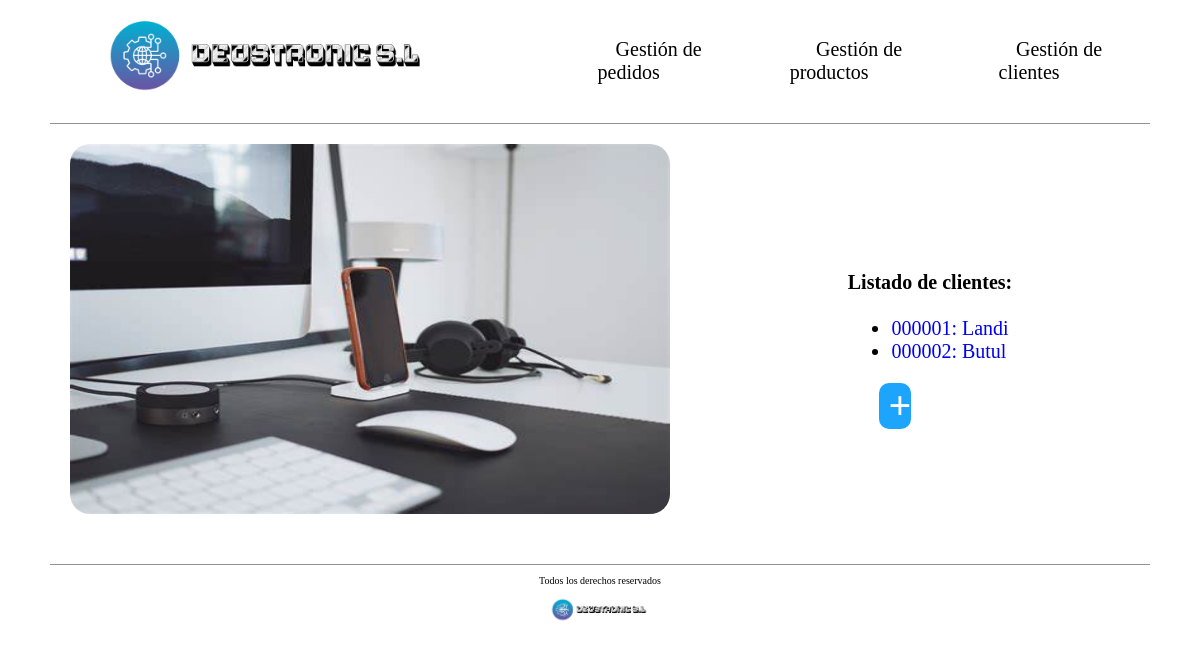
The page /empresaDjango/cliente/ on the database as committed earlier.
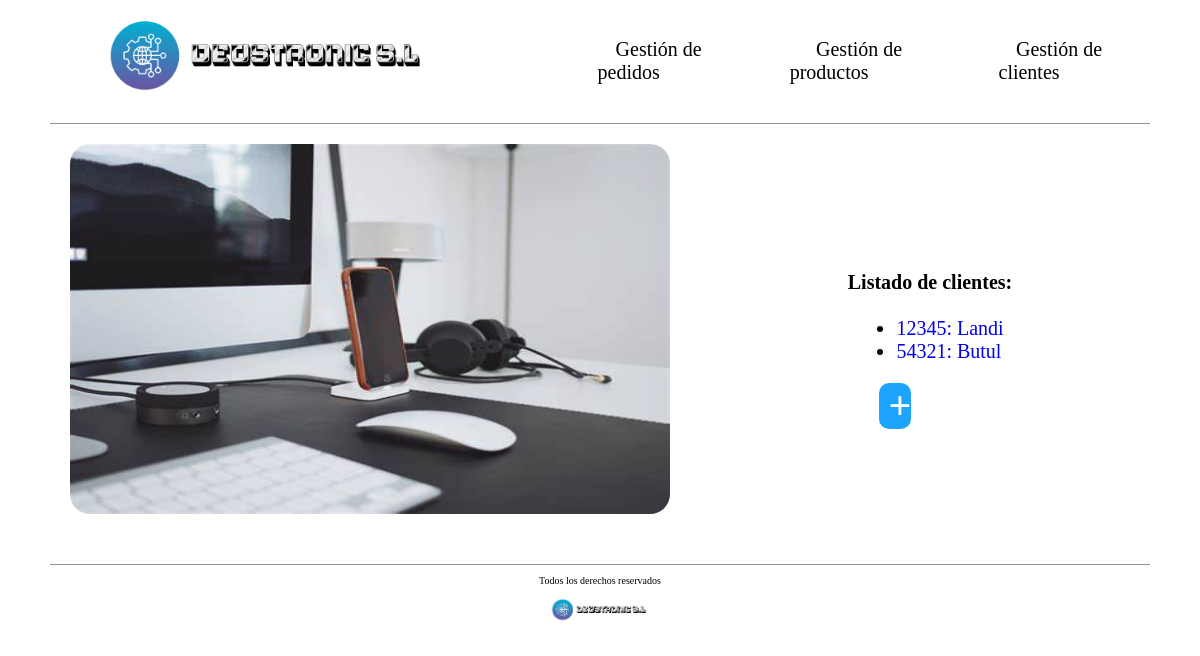
The same page on the database as committed later.
### empresaDjango/models.py (models this page shows, shortened)
class Cliente(models.Model):
    cif = models.CharField(max_length=10)
    nombre_empresa = models.CharField(max_length=10)
    direccion = models.CharField(max_length=50)
    contacto = models.CharField(max_length=10)

### empresaDjango/views.py (the view)
# urls.py: path('cliente/', views.index_cliente, name='index_cli'),
def index_cliente(request):
    clientes = Cliente.objects.all()
    return render(request, 'index_cliente.html', {'listado_clientes' : clientes})

### empresaDjango/templates/index_cliente.html (shortened to what this page needs)
{% load static %}
<!DOCTYPE html>
<html lang="es">
<head>
    <link rel="stylesheet" href="{% static 'css/styles.css'%}" />
    <link rel="stylesheet" href="{% static 'css/normalize.css'%}" />
</head>
<body>
    <header>
        <div class="navegacion">
            <nav class="nav-principal">
                <a href="{% url 'index_ped' %}">
                  <img src="{% static 'images/DEUSTRONIC.png' %}" alt="Logo Tienda" />
                </a>
                <ul class="elementos-navegacion">
                  <li>
                    <a href="{% url 'index_ped' %}">Gestión de pedidos</a>
                  </li>
                  <li>
                    <a href="{% url 'index_pro' %}">Gestión de productos</a>
                  </li>
                  <li>
                    <a href="{% url 'index_cli' %}"> Gestión de clientes</a>
                  </li>
                </ul>
            </nav>
        </div>
    </header>
    <main>
        <div class="contenedor-principal-index">
            <div class="parte-izquierda">
                <img src="{% static 'images/Escritorio.jpeg'%}" alt="Foto con artículos tecnológicos en un escritorio" />
            </div>
            <div class="parte-derecha">
            <h1>Listado de clientes:</h1>
                <ul>
                    {% for c in listado_clientes %}
                    <li class="listados">
                        <a href="{% url 'detail_cli' c.cif %}">
                        {{ c.cif }}: {{ c.nombre_empresa }}
                        </a>
                    </li>
                    {% endfor %}
                </ul>
                <div class="boton_crear">
                    <a  href="{% url 'cliente_create' %}"> + </a>
                </div>
            </div>
        </div>
     </main>
    <footer>
        <div class="contenido-footer">
            <p class="copyright">Todos los derechos reservados</p>
            <img src="{% static 'images/DEUSTRONIC.png'%}" alt="Logo Tienda" />
        </div>
    </footer>
</body>
</html>

Rows that differ between the two databases and show on the page:
changed Cliente "Landi": cif "000001" → "12345"
changed Cliente "Butul": cif "000002" → "54321"
